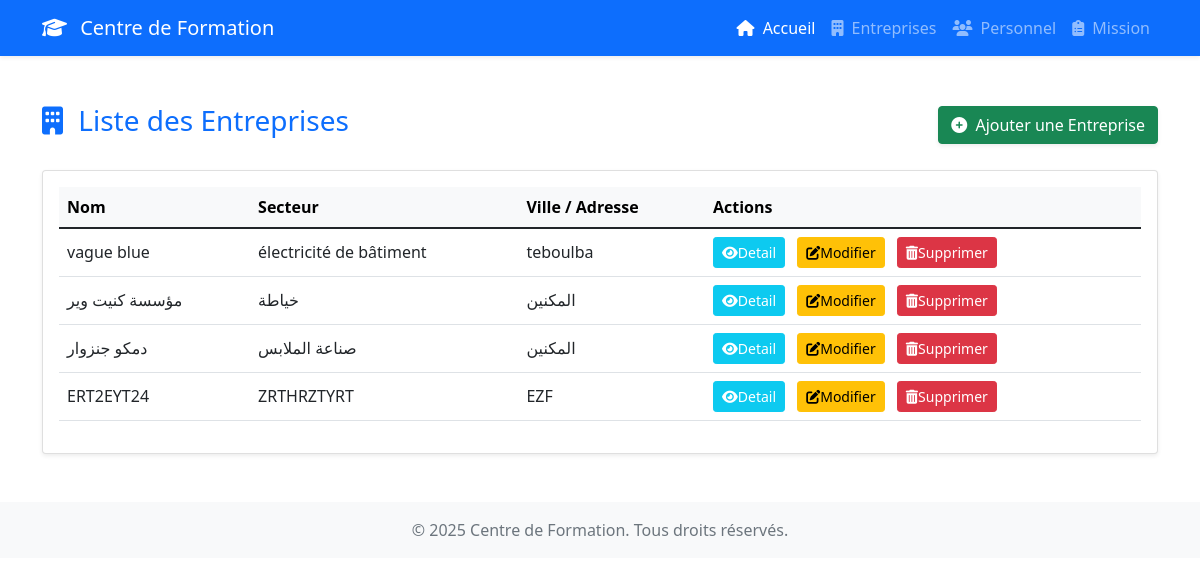
The app's page /entreprise/, older data.
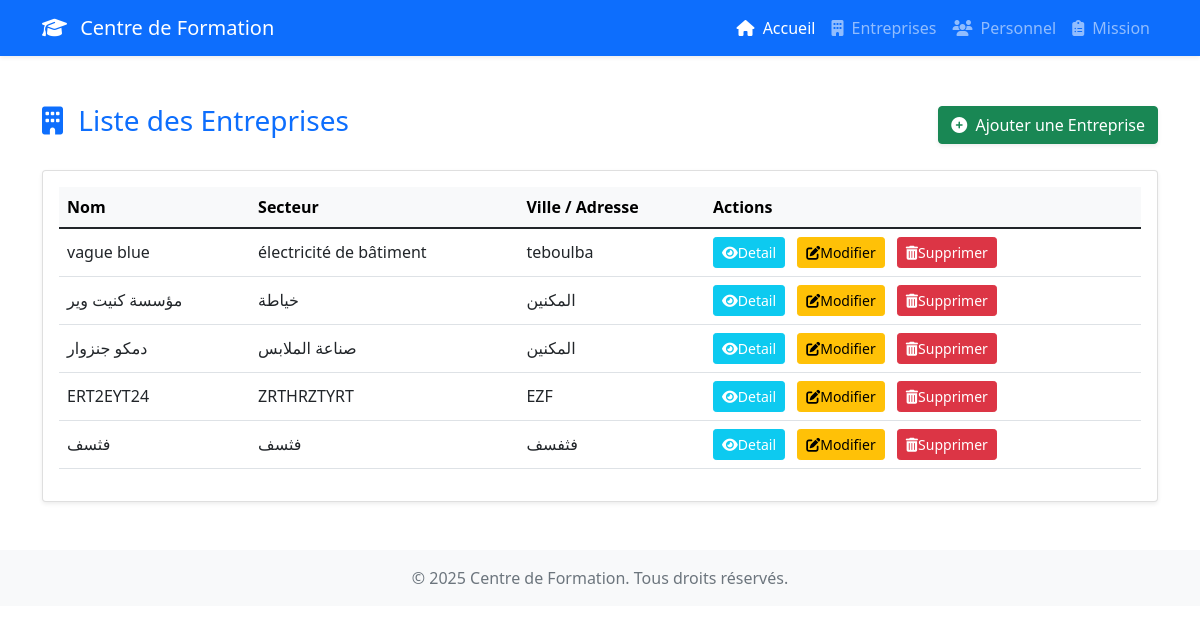
The same page, newer data.
### entreprise/models.py (models this page shows, shortened)
class Entreprise(models.Model):
    nom = models.CharField(max_length=100)
    adresse = models.CharField(max_length=255)
    secteur_activite = models.CharField(max_length=100)

### entreprise/views.py (the view)
# urls.py: path('', views.EntrepriseListView.as_view(), name='liste_entreprises'),
class EntrepriseListView(ListView):
    model = Entreprise
    template_name = 'entreprise/entreprise_list.html'  # Chemin du template
    context_object_name = 'entreprises'

### entreprise/templates/entreprise/entreprise_list.html (shortened to what this page needs)
{% extends 'base.html' %}
{% block content %}
  <div class="d-flex justify-content-between align-items-center mb-4">
    <h1 class="h3 text-primary"><i class="fas fa-building me-2"></i> Liste des Entreprises</h1>
    <a href="{% url 'entreprise:ajouter_entreprise' %}" class="btn btn-success shadow-sm"><i class="fas fa-plus-circle me-1"></i> Ajouter une Entreprise</a>
  </div>
  {% if entreprises %}
    <div class="card shadow-sm">
      <div class="card-body">
        <div class="table-responsive">
          <table class="table table-hover align-middle">
            <thead class="table-light">
              <tr>
                <th scope="col">Nom</th>
                <th scope="col">Secteur</th>
                <th scope="col">Ville / Adresse</th>
                <th scope="col">Actions</th>
              </tr>
            </thead>
            <tbody>
              {% for entreprise in entreprises %}
                <tr>
                  <td>{{ entreprise.nom }}</td>
                  <td>{{ entreprise.secteur_activite }}</td>
                  <td>{{ entreprise.adresse }}</td>
                  <td>
                    <a href="{% url 'entreprise:detail_entreprise' entreprise.pk %}" class="btn btn-sm btn-info text-white me-2" title="Voir les détails"><i class="fas fa-eye"></i>Detail</a>
                    <a href="{% url 'entreprise:modifier_entreprise' entreprise.pk %}" class="btn btn-sm btn-warning me-2" title="Modifier"><i class="fas fa-edit"></i>Modifier</a>
                    <a href="{% url 'entreprise:supprimer_entreprise' entreprise.pk %}" class="btn btn-sm btn-danger" title="Supprimer"><i class="fas fa-trash-alt"></i>Supprimer</a>
                  </td>
                </tr>
              {% endfor %}
            </tbody>
          </table>
        </div>
      </div>
    </div>
  {% else %}
    <div class="alert alert-info text-center" role="alert">Aucune entreprise enregistrée pour le moment.</div>
  {% endif %}
{% endblock %}

Row changes from the older to the newer data that the page shows:
added Entreprise: nom "فثسف", secteur_activite "فثسف", adresse "فثفسف"
